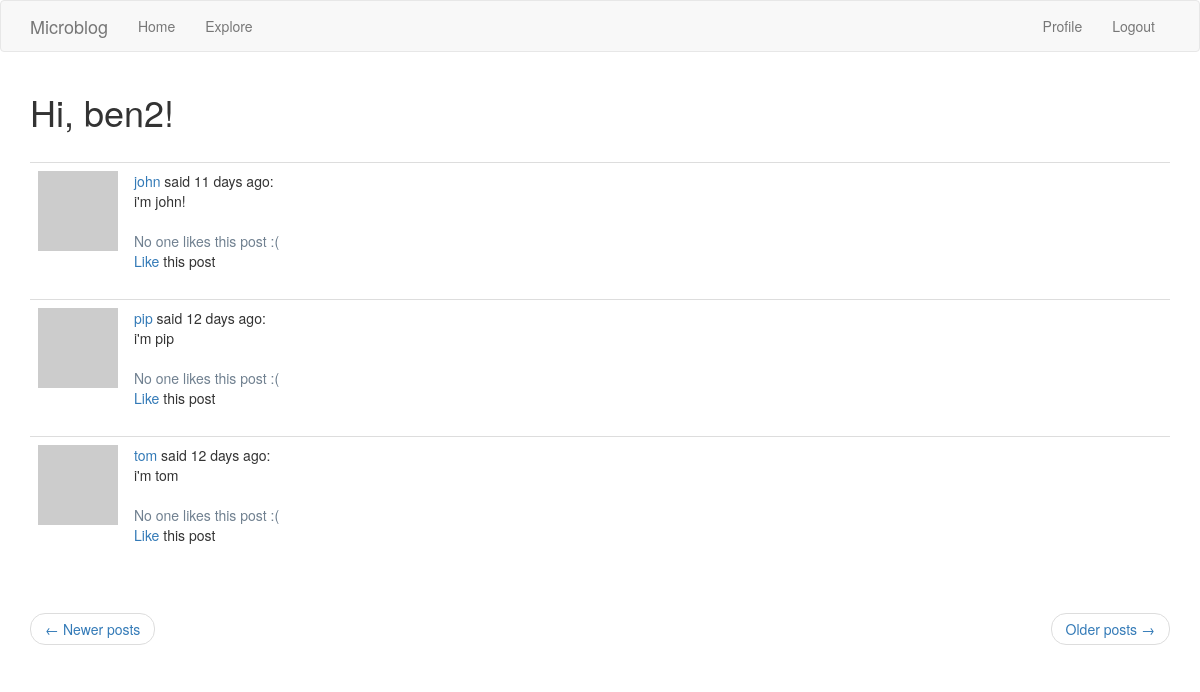
/explore?page=3 (signed in), run on the app's committed database.
### app/models.py (models this page shows, shortened)
class User(UserMixin, db.Model):
    id = db.Column(db.Integer, primary_key=True)
    username = db.Column(db.String(64), index=True, unique=True)
    email = db.Column(db.String(120), index=True, unique=True)
    password_hash = db.Column(db.String(128))
    posts = db.relationship('Post', backref='author', lazy='dynamic')
    about_me = db.Column(db.String(140))
    last_seen = db.Column(db.DateTime, default=datetime.utcnow)
    followed = db.relationship(
        'User', secondary=followers,
        primaryjoin=(followers.c.follower_id == id),
        secondaryjoin=(followers.c.followed_id == id),
        backref=db.backref('followers', lazy='dynamic'), lazy='dynamic')
    liked_posts = db.relationship(
        'Post', secondary=likers,
        primaryjoin=(likers.c.liker_id == id),
        backref='post_likers', lazy='dynamic')
    def is_liking(self, post):
        return self.liked_posts.filter(likers.c.post_id == post.id).count() > 0
    def avatar(self, size):
        digest = md5(self.email.lower().encode('utf-8')).hexdigest()
        return 'https://www.gravatar.com/avatar/{}?d=identicon&s={}'.format(digest, size)

class Post(db.Model):
    id = db.Column(db.Integer, primary_key=True)
    body = db.Column(db.String(140))
    timestamp = db.Column(db.DateTime, index=True, default=datetime.utcnow)
    user_id = db.Column(db.Integer, db.ForeignKey('user.id'))

### app/routes.py (the view)
@app.route('/explore')
@login_required
def explore():
    page = request.args.get('page', 1, type=int)
    posts = Post.query.order_by(Post.timestamp.desc()).paginate(
        page, app.config['POSTS_PER_PAGE'], False
    )
    next_url = url_for('explore', page=posts.next_num) \
        if posts.has_next else None
    prev_url = url_for('explore', page=posts.prev_num) \
        if posts.has_prev else None
    return render_template('index.html', title='Explore', posts=posts.items, next_url=next_url, prev_url=prev_url)

### app/models.py (called while the page is built)
@login.user_loader
def load_user(id):
    return User.query.get(int(id))

### app/routes.py (called while the page is built)
@app.before_request
def before_request():
    if current_user.is_authenticated:
        current_user.last_seen = datetime.utcnow()
        db.session.commit()

### app/templates/index.html (shortened to what this page needs)
{% extends "base.html" %}
{% import 'bootstrap/wtf.html' as wtf %}
{% block app_content %}
    <h1>Hi, {{ current_user.username }}!</h1>
    <br>
    {% for post in posts %}
        {% include '_post.html' %}
    {% endfor %}
    <br>
    <nav aria-label="...">
        <ul class="pager">
            <li class="previous{% if not prev_url %} disabled{% endif %}">
                <a href="{{ prev_url or '#' }}">
                    <span aria-hidden="true">&larr;</span> Newer posts
                </a>
            </li>
            <li class="next{% if not next_url %} disabled{% endif %}">
                <a href="{{ next_url or '#' }}">
                    Older posts <span aria-hidden="true">&rarr;</span>
                </a>
            </li>
        </ul>
    </nav>
{% endblock %}

### app/templates/_post.html (shortened to what this page needs)
<table class="table table-hover">
    <tr>
        <td width="58px">
            <a href="{{ url_for('user', username=post.author.username) }}">
                <img src="{{ post.author.avatar(58) }}" />
            </a>
        </td>
        <td>
            <a href="{{ url_for('user', username=post.author.username) }}">
                {{ post.author.username }}
            </a>
            said {{ moment(post.timestamp).fromNow() }}:
            <br>
            {{ post.body }}
            <br><br>
            <span style="color:slategray">
                {% if post.post_likers|length == 0 %}
                    No one
                {% endif %}
                {% if post.post_likers|length == 1 %}
                    likes this post
                {% elif post.post_likers|length == 0 %}
                    likes this post :(
                {% else %}
                    like this post
                {% endif %}
            </span>
            <br>
            {% if current_user.is_liking(post) %}
                <a href="{{ url_for('unlike', post_id=post.id) }}">Unlike</a>
            {% else %}
                <a href="{{ url_for('like', post_id=post.id) }}">Like</a>
            {% endif %}
            this post
        </td>
    </tr>
</table>

### data on the page
User: username "ben2"
Post: author.username "john", timestamp "11 days ago", body "i'm john!"
Post: author.username "pip", timestamp "12 days ago", body "i'm pip"
Post: author.username "tom", timestamp "12 days ago", body "i'm tom"
